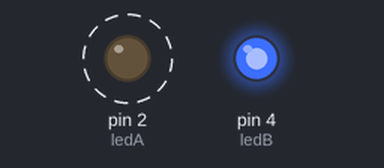
The sketch below on a simulated Arduino Uno, built with avr-gcc and run on an emulated ATmega328P. Parts: output pins drawn as LEDs (lit = HIGH). Dashed ring = blinking.

Above: at 0.2 s.
At 2.5 s:
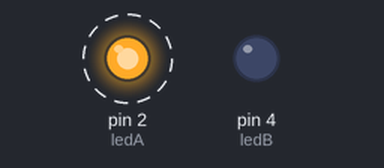
Timing chart, 0 to 3.9 s (numbered marks = the images above):
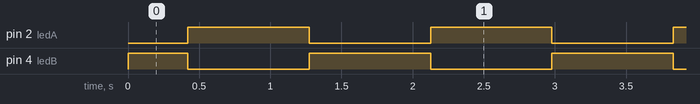

The sketch:

sketch_mar27a.ino
```cpp
  // 两个LED引脚（你要的 D2、D4）
const int ledA = 2;
const int ledB = 4;

int brightness = 0;
int step = 3;

void setup() {
  pinMode(ledA, OUTPUT);
  pinMode(ledB, OUTPUT);
}

void loop() {
  // 亮度渐变
  brightness += step;

  // 边界反转
  if (brightness >= 255 || brightness <= 0) {
    step = -step;
  }

  // 核心：反相呼吸
  analogWrite(ledA, brightness);       // 灯A 变亮
  analogWrite(ledB, 255 - brightness); // 灯B 同时变暗

  delay(10);
}
```

Measured:
- by itself, pin 2 (ledA): alternates HIGH for 0.85 s and LOW for 0.85 s
- by itself, pin 4 (ledB): repeats every 1.7 s: LOW 0.85 s, HIGH 0.85 s
